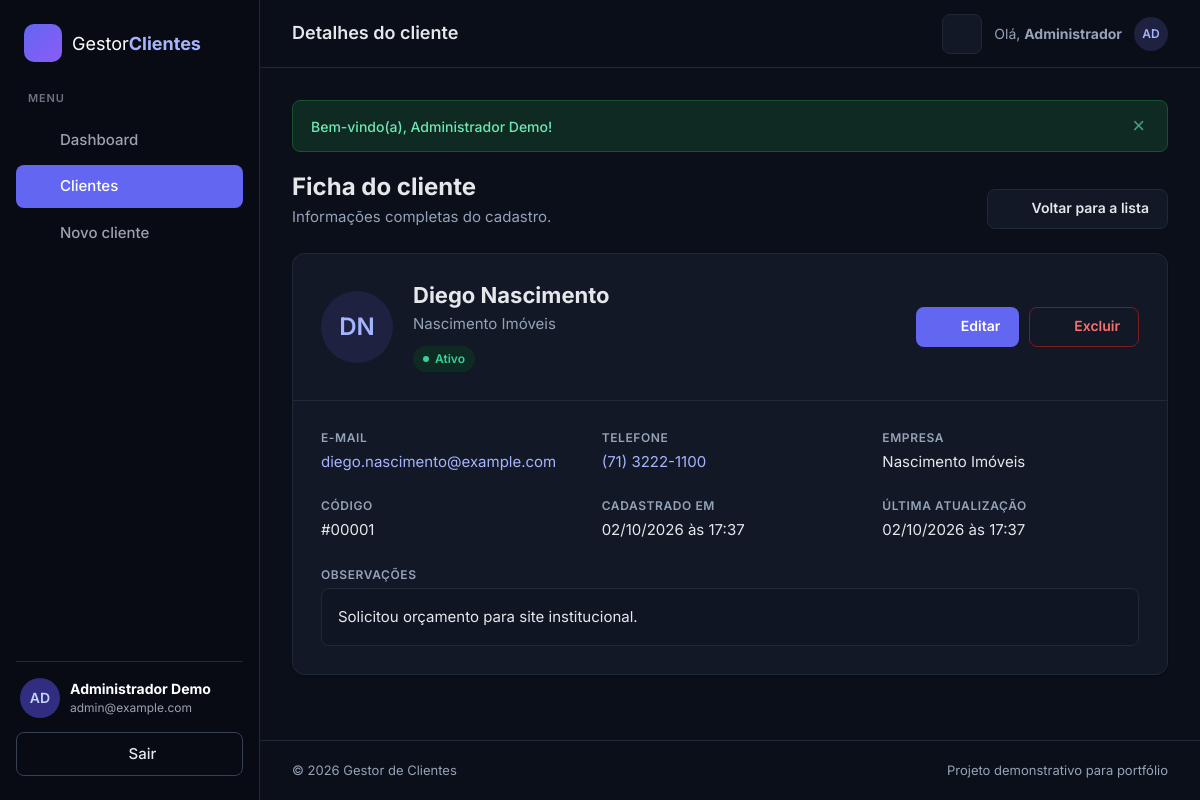
The page /cliente_ver.php?id=1 (signed in) on the database its author committed.
### tables this page shows
CREATE TABLE clientes (
    id          INT UNSIGNED NOT NULL AUTO_INCREMENT,
    usuario_id  INT UNSIGNED NOT NULL COMMENT 'Dono do cadastro (usuarios.id)',
    nome        VARCHAR(150) NOT NULL,
    email       VARCHAR(150) NOT NULL,
    telefone    VARCHAR(20)  NULL,
    empresa     VARCHAR(150) NULL,
    status      ENUM('ativo', 'inativo') NOT NULL DEFAULT 'ativo',
    observacoes TEXT         NULL,
    created_at  DATETIME     NOT NULL DEFAULT CURRENT_TIMESTAMP,
    updated_at  DATETIME     NOT NULL DEFAULT CURRENT_TIMESTAMP ON UPDATE CURRENT_TIMESTAMP,
    PRIMARY KEY (id),
    UNIQUE KEY uk_clientes_usuario_email (usuario_id, email),
    KEY idx_clientes_nome (nome),
    KEY idx_clientes_status (status),
    KEY idx_clientes_created_at (created_at),
    CONSTRAINT fk_clientes_usuario
        FOREIGN KEY (usuario_id) REFERENCES usuarios (id)
        ON DELETE CASCADE
);

### config/database.php (called while the page is built, shortened)
<?php
function db(): PDO
{
    static $pdo = null;
    $dsn = sprintf('mysql:host=%s;dbname=%s;charset=%s', DB_HOST, DB_NAME, DB_CHARSET);
    try {
        $pdo = new PDO($dsn, DB_USER, DB_PASS, [
            PDO::ATTR_ERRMODE            => PDO::ERRMODE_EXCEPTION,
            PDO::ATTR_DEFAULT_FETCH_MODE => PDO::FETCH_ASSOC,
            PDO::ATTR_EMULATE_PREPARES   => false,
        ]);
    } catch (PDOException $e) {
        error_log('[gestor-clientes] Falha na conexão: ' . $e->getMessage());
        http_response_code(500);
        header('Content-Type: text/html; charset=UTF-8');
        exit('<h2>Erro ao conectar ao banco de dados.</h2>'
            . '<p>Verifique se o <strong>MySQL</strong> está iniciado no XAMPP '
            . 'e se o banco <strong>gestor_clientes</strong> foi importado pelo phpMyAdmin.</p>');
    }
    return $pdo;
}

### includes/auth.php (called while the page is built, shortened)
<?php
require_once __DIR__ . '/functions.php';
function usuario_id_logado(): int
{
    return (int) ($_SESSION['usuario_id'] ?? 0);
}

### cliente_ver.php (the view, shortened to what this page needs)
<?php
require_once __DIR__ . '/config/database.php';
require_once __DIR__ . '/includes/auth.php';
require_once __DIR__ . '/includes/cliente_funcoes.php';
$id      = campo_id($_GET);
$cliente = $id ? buscar_cliente($id) : null;
$telefoneDigitos = $cliente['telefone'] ? preg_replace('/\D/', '', $cliente['telefone']) : '';
require __DIR__ . '/includes/header.php';
?>
<div class="page-header">
    <div>
        <h2>Ficha do cliente</h2>
        <p>Informações completas do cadastro.</p>
    </div>
    <a href="clientes.php" class="btn btn-secondary"><?= icone('arrow-left') ?> Voltar para a lista</a>
</div>
<section class="card">
    <div class="profile-header">
        <span class="avatar avatar-lg"><?= e(iniciais($cliente['nome'])) ?></span>
        <div class="profile-info">
            <h2><?= e($cliente['nome']) ?></h2>
            <p><?= e($cliente['empresa'] ?: 'Empresa não informada') ?></p>
            <?= badge_status($cliente['status']) ?>
        </div>
        <div class="profile-actions">
            <a href="cliente_editar.php?id=<?= (int) $cliente['id'] ?>" class="btn btn-primary">
                <?= icone('edit') ?> Editar
            </a>
            <form action="cliente_excluir.php" method="post" data-confirm data-nome="<?= e($cliente['nome']) ?>">
                <button type="submit" class="btn btn-danger-outline"><?= icone('trash') ?> Excluir</button>
            </form>
        </div>
    </div>
    <div class="details-grid">
        <div class="detail-item">
            <span class="detail-label">E-mail</span>
            <a class="detail-value" href="mailto:<?= e($cliente['email']) ?>"><?= e($cliente['email']) ?></a>
        </div>
        <div class="detail-item">
            <span class="detail-label">Telefone</span>
            <?php if ($telefoneDigitos !== ''): ?>
                <a class="detail-value" href="tel:+55<?= e($telefoneDigitos) ?>"><?= e($cliente['telefone']) ?></a>
            <?php else: ?>
                <span class="detail-value text-muted">Não informado</span>
            <?php endif; ?>
        </div>
        <div class="detail-item">
            <span class="detail-label">Empresa</span>
            <span class="detail-value"><?= e($cliente['empresa'] ?: 'Não informada') ?></span>
        </div>
        <div class="detail-item">
            <span class="detail-label">Código</span>
            <span class="detail-value">#<?= str_pad((string) $cliente['id'], 5, '0', STR_PAD_LEFT) ?></span>
        </div>
        <div class="detail-item">
            <span class="detail-label">Cadastrado em</span>
            <span class="detail-value"><?= formatar_data($cliente['created_at'], true) ?></span>
        </div>
        <div class="detail-item">
            <span class="detail-label">Última atualização</span>
            <span class="detail-value"><?= formatar_data($cliente['updated_at'], true) ?></span>
        </div>
        <div class="detail-item detail-full">
            <span class="detail-label">Observações</span>
            <?php if (!empty($cliente['observacoes'])): ?>
                <div class="notes"><?= nl2br(e($cliente['observacoes'])) ?></div>
            <?php else: ?>
                <span class="detail-value text-muted">Nenhuma observação registrada.</span>
            <?php endif; ?>
        </div>
    </div>
</section>
<?php require __DIR__ . '/includes/footer.php'; ?>

### includes/cliente_funcoes.php (shortened to what this page needs)
<?php
function buscar_cliente(int $id): ?array
{
    $stmt = db()->prepare('SELECT * FROM clientes WHERE id = :id AND usuario_id = :usuario_id LIMIT 1');
    $stmt->execute([
        ':id'         => $id,
        ':usuario_id' => usuario_id_logado(),
    ]);
    $cliente = $stmt->fetch();
    return $cliente ?: null;
}
function badge_status(string $status): string
{
    $rotulo = STATUS_CLIENTE[$status] ?? ucfirst($status);
    return '<span class="badge badge-' . e($status) . '">' . e($rotulo) . '</span>';
}

### rows shown on the page
clientes: nome "DN", nome "Diego Nascimento", empresa "Nascimento Imóveis", status "Ativo", email "diego.nascimento@example.com", telefone "(71) 3222-1100", id "00001", created_at "02/10/2026 às 17:37", updated_at "02/10/2026 às 17:37", observacoes "Solicitou orçamento para site institucional."

### other values the page prints
$item['rotulo'] "Dashboard"
$item['rotulo'] "Clientes"
$item['rotulo'] "Novo cliente"
iniciais($nomeUsuario) "AD"
$nomeUsuario "Administrador Demo"
$emailUsuario "admin@example.com"
$tituloPagina "Detalhes do cliente"
$primeiroNome "Administrador"
$flash['mensagem'] "Bem-vindo(a), Administrador Demo!"
